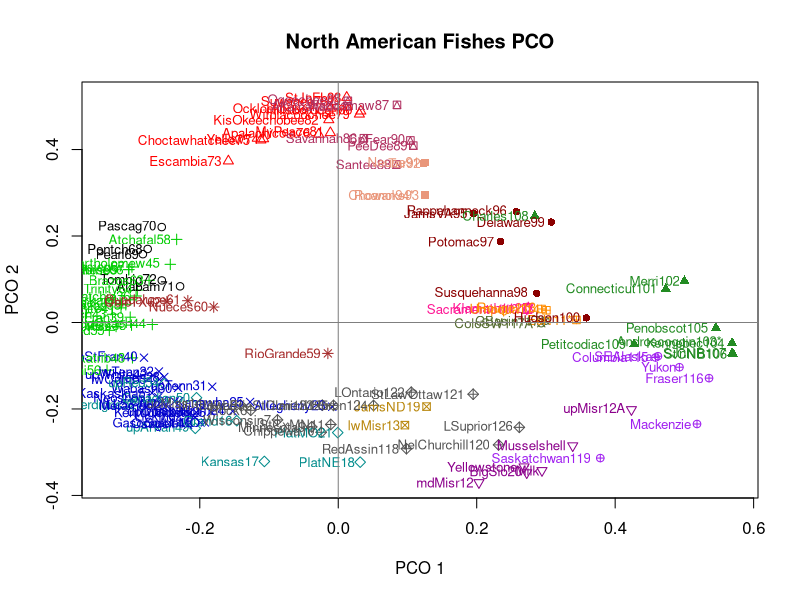

The R source for this figure:
# Load libraries needed for the analysis.
# Vegan provides Hellinger transformation.
# Lattice provides 3-D plotting.

#setwd('~/biogeo')

library(vegan)

###################################################
# Define colors for later plotting
###################################################
mycolors = c('black', 'red', 'green3', 'blue3', 'darkcyan', 'darkmagenta', 'darkgoldenrod', 'brown','gray33',' purple', 'deeppink1', 'darkorange', 'darkolivegreen', 'maroon', 'darksalmon', 'darkred','forestgreen','darkblue', 'darkturquoise','gray50')

###################################################
# Read the Fish Data File
###################################################
nataxa = read.delim('NA_fishes.txt', header = TRUE, row.names = 1)

# Transform the data
nataxa.hel = decostand(nataxa,method='hellinger')

# Calculate distance between watersheds using Bray-Curtis dissimilarity.
nataxa.dist = vegdist(nataxa.hel, method = 'bray', binary=TRUE)


###################################################
# Cluster Analysis 
###################################################
# Need to do a bit of cluster work to get groups for the PCO.
# Don't plot the cluster though.

nataxa.clust=hclust(nataxa.dist, method='ward')
nataxa.clust.cut = cutree(nataxa.clust, k=17)


###################################################
# Principal Coordinates Analysis 
###################################################
# Principal coordinates analysis is a method that allows complex data
# to be more readily interpreted.  Here, similar watersheds tend to cluster
# together in 2-D space, providing a different view of the cluster 
# results
nataxa.pco = cmdscale(nataxa.dist, k = 3, eig=TRUE)
plot(nataxa.pco$points, main = 'North American Fishes PCO', xlab = 'PCO 1', ylab = 'PCO 2', col=mycolors[nataxa.clust.cut], pch=nataxa.clust.cut)

text(nataxa.pco$points, labels = rownames(nataxa), col=mycolors[nataxa.clust.cut], adj=1.1, cex=0.8)
abline(h=0, col='grey50')
abline(v=0, col='grey50')

#plot(nataxa.pco$points[,2], nataxa.pco$points[,3], main = 'North American Fishes PCO 2 x 3', xlab = 'PCO 2', ylab = 'PCO 3', col=mycolors[nataxa.clust.cut], pch=nataxa.clust.cut)

#text(nataxa.pco$points[,2], nataxa.pco$points[,3], labels = rownames(nataxa), col=mycolors[nataxa.clust.cut], adj=1.1, cex=0.8)

#abline(h=0, col='grey50')
#abline(v=0, col='grey50')


###################################################
# 3-D plot of PCO results that can be rotated.
###################################################
# Remove the next three comment hashes, copy and paste into the R Console to 
# make a 3-D plot of the PCO results.
# Left-click to rotate plot
# Right-click to zoom in and out.

#library('rgl')

#plot3d(nataxa.pco$points, col = mycolors[nataxa.clust.cut], type='s', size=0.5, xlab='PCO1', ylab='PCO2', zlab='PCO3')

#text3d(nataxa.pco$points, text=rownames(nataxa), col = mycolors[nataxa.clust.cut], cex=0.7, adj = -0.3)


###################################################
# 3-D plot of PCO Results 
###################################################
# Remove the next three comment hashes, copy and paste into the R Console to 
# make a 3-D plot of the PCO results.

#library('lattice')

#pco.mat = matrix(nataxa.pco$points, ncol=3)

#cloud(pco.mat[,3]~pco.mat[,1]*pco.mat[,2], pch=1:17, groups = nataxa.clust.cut, xlab='PCO 1', ylab = 'PCO 2', zlab = 'PCO 3', main = 'North American Fishes\nPrincipal Coordinates Analysis')


###################################################
# Performs a principal components analysis and
# plots in rotatable 3-D 
###################################################
#ord <- prcomp(t(nataxa.hel), scale=TRUE, center=FALSE)
#plot3d(ord$rotation[,1], ord$rotation[,2], ord$rotation[,3], col = mycolors[nataxa.clust.cut], type='s', size=0.5, xlab='PCA1', ylab='PCA2', zlab='PCA3')
#text3d(ord$rotation[,1], ord$rotation[,2], ord$rotation[,3], text=rownames(nataxa), col = mycolors[nataxa.clust.cut], cex=0.7, adj = -0.3)
